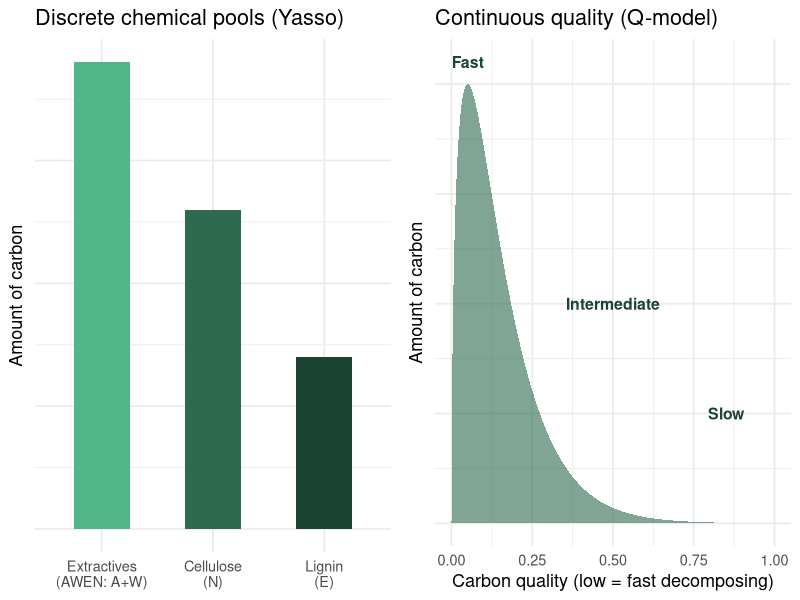
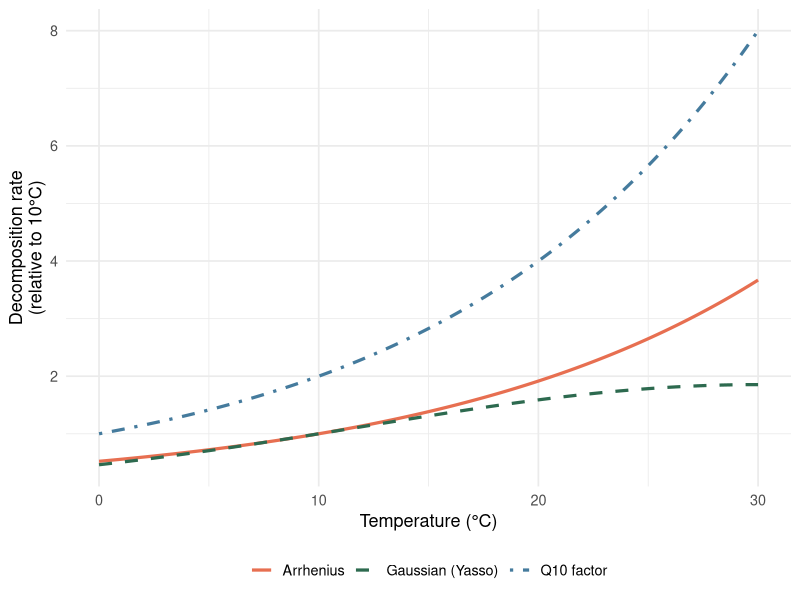
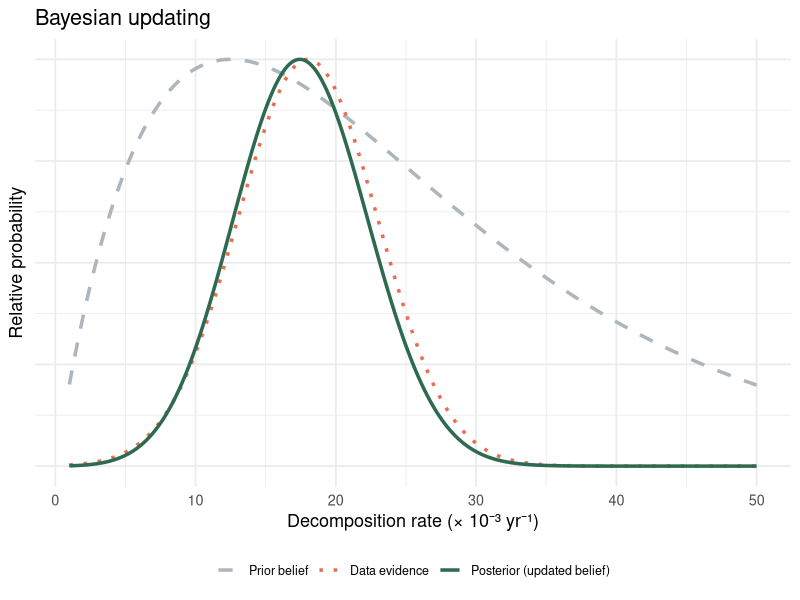
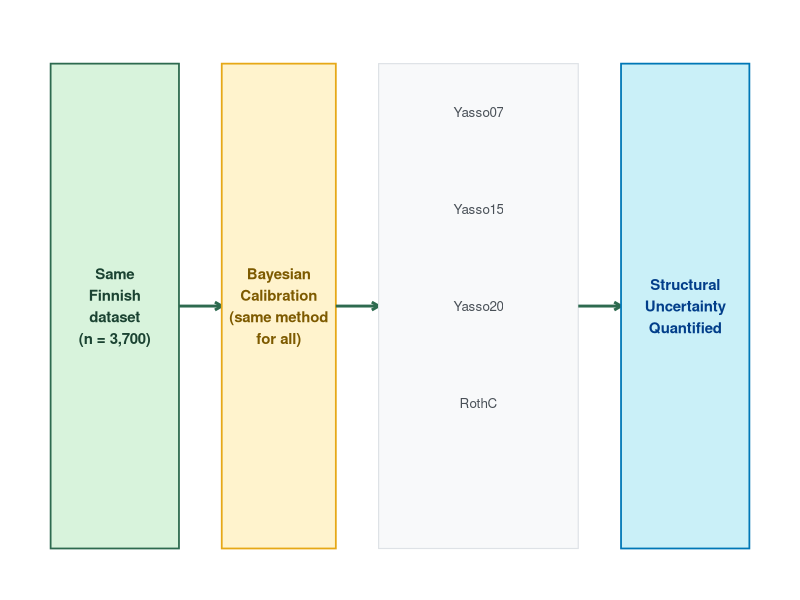
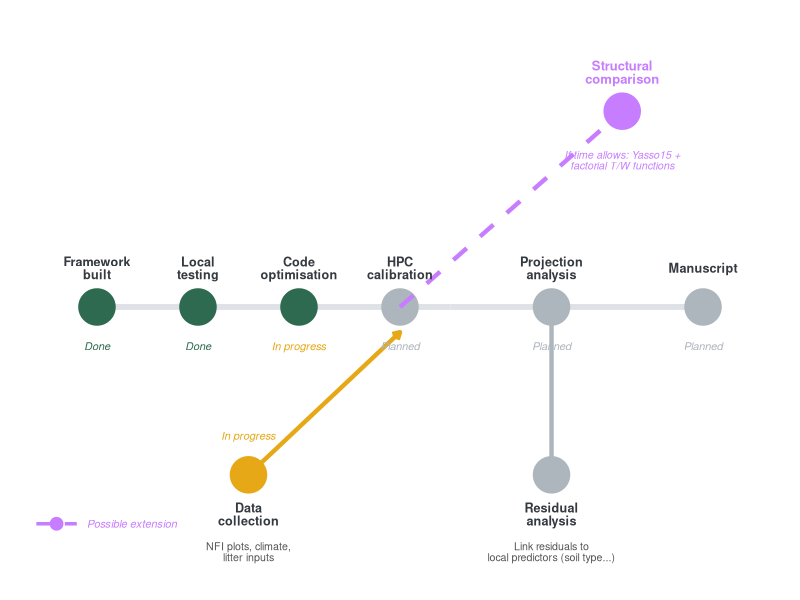

Write the R code that produced these figures, in order.
## ---- chunk 1
knitr::opts_chunk$set(echo = FALSE, warning = FALSE, message = FALSE,
                      fig.retina = 3, fig.align = "center")
library(ggplot2)
library(dplyr)
library(tidyr)
## ---- chunk 2
set.seed(42)
n <- 1000
x <- seq(0, 1, length.out = 300)

# Continuous quality distribution
continuous_density <- dgamma(x * 10, shape = 1.5, rate = 1) 
continuous_density <- continuous_density / max(continuous_density)

# Discrete pools — approximation
pool_positions <- c(0.08, 0.35, 0.75)
pool_heights <- c(0.95, 0.75, 0.45)
pool_widths <- c(0.07, 0.08, 0.1)

df_cont <- data.frame(x = x, y = continuous_density)

p1 <- ggplot() +
  geom_area(data = df_cont, aes(x = x, y = y), fill = "#2d6a4f", alpha = 0.6) +
  annotate("text", x = 0.05, y = 1.05, label = "Fast", colour = "#1b4332", size = 4, fontface = "bold") +
  annotate("text", x = 0.5,  y = 0.5,  label = "Intermediate", colour = "#1b4332", size = 4, fontface = "bold") +
  annotate("text", x = 0.85, y = 0.25, label = "Slow", colour = "#1b4332", size = 4, fontface = "bold") +
  labs(title = "Continuous quality (Q-model)",
       x = "Carbon quality (low = fast decomposing)",
       y = "Amount of carbon") +
  theme_minimal(base_size = 13) +
  theme(axis.text.y = element_blank(), axis.ticks.y = element_blank())

# Discrete pools
pool_df <- data.frame(
  Pool = factor(c("Extractives\n(AWEN: A+W)", "Cellulose\n(N)", "Lignin\n(E)"),
                levels = c("Extractives\n(AWEN: A+W)", "Cellulose\n(N)", "Lignin\n(E)")),
  Amount = c(0.95, 0.65, 0.35),
  Rate = c("Fast\n(years)", "Medium\n(decades)", "Slow\n(centuries)")
)

p2 <- ggplot(pool_df, aes(x = Pool, y = Amount, fill = Pool)) +
  geom_col(width = 0.5, show.legend = FALSE) +
  scale_fill_manual(values = c("#52b788", "#2d6a4f", "#1b4332")) +
  labs(title = "Discrete chemical pools (Yasso)",
       x = NULL, y = "Amount of carbon") +
  theme_minimal(base_size = 13) +
  theme(axis.text.y = element_blank(), axis.ticks.y = element_blank())

gridExtra::grid.arrange(p2, p1, ncol = 2)
## ---- chunk 3
temp <- seq(0, 30, 0.1)

# Three different temperature response functions
q10_response <- exp(log(2) * temp / 10)        # Q10 = 2
arrhenius <- exp(0.065 * (temp - 10))           # Arrhenius-like
gaussian   <- exp(-0.5 * ((temp - 30) / 18)^2) * 2.5 # Gaussian (Yasso)
gaussian <- gaussian / gaussian[which.min(abs(temp - 10))]

df_temp <- data.frame(
  Temperature = rep(temp, 3),
  Response = c(q10_response, arrhenius, gaussian),
  Model = rep(c("Q10 factor", "Arrhenius", "Gaussian (Yasso)"), each = length(temp))
)

ggplot(df_temp, aes(x = Temperature, y = Response, colour = Model, linetype = Model)) +
  geom_line(size = 1.1) +
  scale_colour_manual(values = c("#e76f51", "#2d6a4f", "#457b9d")) +
  scale_linetype_manual(values = c("solid", "dashed", "dotdash")) +
  labs(x = "Temperature (°C)", y = "Decomposition rate\n(relative to 10°C)",
       colour = NULL, linetype = NULL) +
  theme_minimal(base_size = 13) +
  theme(legend.position = "bottom")
## ---- chunk 4
x_vals <- seq(0.001, 0.05, length.out = 300)

prior_vals <- dgamma(x_vals, shape = 2, rate = 80)
prior_vals <- prior_vals / max(prior_vals)

likelihood_peak <- 0.018
likelihood_vals <- dnorm(x_vals, mean = likelihood_peak, sd = 0.005)
likelihood_vals <- likelihood_vals / max(likelihood_vals)

posterior_vals <- prior_vals * likelihood_vals
posterior_vals <- posterior_vals / max(posterior_vals)

df_bayes <- data.frame(
  x = rep(x_vals, 3),
  y = c(prior_vals, likelihood_vals, posterior_vals),
  Component = rep(c("Prior belief", "Data evidence", "Posterior (updated belief)"),
                  each = length(x_vals))
) %>%
  mutate(Component = factor(Component, levels = c("Prior belief", "Data evidence", "Posterior (updated belief)")))

ggplot(df_bayes, aes(x = x * 1000, y = y, colour = Component, linetype = Component)) +
  geom_line(size = 1.2) +
  scale_colour_manual(values = c("#adb5bd", "#e76f51", "#2d6a4f")) +
  scale_linetype_manual(values = c("dashed", "dotted", "solid")) +
  labs(x = "Decomposition rate (× 10⁻³ yr⁻¹)", y = "Relative probability",
       colour = NULL, linetype = NULL,
       title = "Bayesian updating") +
  theme_minimal(base_size = 13) +
  theme(legend.position = "bottom",
        axis.text.y = element_blank(),
        axis.ticks.y = element_blank(),
        legend.text = element_text(size = 9))
## ---- chunk 5
ggplot() +
  annotate("rect", xmin = 0.3, xmax = 1.2, ymin = 0.5, ymax = 4.5,
           fill = "#d8f3dc", colour = "#2d6a4f", linewidth = 0.6) +
  annotate("text", x = 0.75, y = 2.5, label = "Same\nFinnish\ndataset\n(n = 3,700)",
           size = 3.8, colour = "#1b4332", fontface = "bold", hjust = 0.5) +
  annotate("segment", x = 1.2, xend = 1.5, y = 2.5, yend = 2.5,
           arrow = arrow(length = unit(0.2, "cm")), colour = "#2d6a4f", linewidth = 1) +
  annotate("rect", xmin = 1.5, xmax = 2.3, ymin = 0.5, ymax = 4.5,
           fill = "#fff3cd", colour = "#e6a817", linewidth = 0.6) +
  annotate("text", x = 1.9, y = 2.5, label = "Bayesian\nCalibration\n(same method\nfor all)",
           size = 3.8, colour = "#7d5a00", fontface = "bold", hjust = 0.5) +
  annotate("segment", x = 2.3, xend = 2.6, y = 2.5, yend = 2.5,
           arrow = arrow(length = unit(0.2, "cm")), colour = "#2d6a4f", linewidth = 1) +
  annotate("rect", xmin = 2.6, xmax = 4.0, ymin = 0.5, ymax = 4.5,
           fill = "#f8f9fa", colour = "#dee2e6", linewidth = 0.4) +
  annotate("text", x = 3.3, y = 4.1, label = "Yasso07", size = 3.4, colour = "#495057") +
  annotate("text", x = 3.3, y = 3.3, label = "Yasso15", size = 3.4, colour = "#495057") +
  annotate("text", x = 3.3, y = 2.5, label = "Yasso20", size = 3.4, colour = "#495057") +
  annotate("text", x = 3.3, y = 1.7, label = "RothC",   size = 3.4, colour = "#495057") +
  annotate("segment", x = 4.0, xend = 4.3, y = 2.5, yend = 2.5,
           arrow = arrow(length = unit(0.2, "cm")), colour = "#2d6a4f", linewidth = 1) +
  annotate("rect", xmin = 4.3, xmax = 5.2, ymin = 0.5, ymax = 4.5,
           fill = "#caf0f8", colour = "#0077b6", linewidth = 0.6) +
  annotate("text", x = 4.75, y = 2.5, label = "Structural\nUncertainty\nQuantified",
           size = 3.8, colour = "#023e8a", fontface = "bold", hjust = 0.5) +
  xlim(0.2, 5.3) + ylim(0.3, 4.8) +
  theme_void()
## ---- chunk 6
library(knitr)
df <- data.frame(
  Model    = c("Yasso07", "Yasso15", "Yasso20", "RothC"),
  Origin   = c("Finland", "Finland", "Finland", "UK"),
  Pools    = c("5 (AWEN + humus)", "5 (AWEN + humus)", "5 (AWEN + humus)", "5 functional"),
  `Pool structure` = c("Chemical", "Chemical", "Chemical", "Functional"),
  `Temp. response` = c(
    "Gaussian — single scalar ξ, same for all pools",
    "Gaussian — pool-specific ξ (α, β per pool)",
    "Gaussian — pool-specific ξ and monthly calculation",
    "Q10 — single scalar ξ, fixed Q10 = 1.44"
  ),
  `Time step` = c("Annual", "Annual", "Annual", "Monthly"),
  check.names = FALSE
)
kable(df, format = "html", align = "llllll",
      table.attr = 'style="width:100%; font-size:0.76em; margin-top:0.3em;"')
## ---- chunk 7
library(ggplot2)
library(grid)

ggplot() +
  # ── Main timeline line ──────────────────────────────────────────
  annotate("segment", x=1, xend=4.5, y=2, yend=2,
           colour="#dee2e6", linewidth=2) +
  annotate("segment", x=4.5, xend=7, y=2, yend=2,
           colour="#dee2e6", linewidth=2) +

  # ── Data collection branch (enters HPC calibration) ─────────────
  annotate("segment", x=2.5, xend=4, y=0.8, yend=1.82,
           colour="#e6a817", linewidth=1.5,
           arrow=arrow(length=unit(0.2,"cm"))) +
  annotate("point", x=2.5, y=0.8, size=12, colour="#e6a817") +
  annotate("text", x=2.5, y=0.52,
           label="Data\ncollection",
           size=3.2, fontface="bold", colour="#343a40", lineheight=0.85) +
  annotate("text", x=2.5, y=0.25,
           label="NFI plots, climate,\nlitter inputs",
           size=2.7, colour="#555555", lineheight=0.85) +
  annotate("text", x=2.5, y=1.08,
           label="In progress", size=2.8, fontface="italic", colour="#e6a817") +

  # ── Main nodes ──────────────────────────────────────────────────
  annotate("point", x=1,   y=2, size=12, colour="#2d6a4f") +
  annotate("point", x=2,   y=2, size=12, colour="#2d6a4f") +
  annotate("point", x=3,   y=2, size=12, colour="#2d6a4f") +
  annotate("point", x=4,   y=2, size=12, colour="#adb5bd") +
  annotate("point", x=5.5, y=2, size=12, colour="#adb5bd") +
  annotate("point", x=7,   y=2, size=12, colour="#adb5bd") +

  # ── Branch 1: residual analysis ─────────────────────────────────
  annotate("segment", x=5.5, xend=5.5, y=2, yend=0.8,
           colour="#adb5bd", linewidth=1.5,
           arrow=arrow(length=unit(0.2,"cm"))) +
  annotate("point", x=5.5, y=0.8, size=12, colour="#adb5bd") +
  annotate("text", x=5.5, y=0.52,
           label="Residual\nanalysis",
           size=3.2, fontface="bold", colour="#343a40", lineheight=0.85) +
  annotate("text", x=5.5, y=0.25,
           label="Link residuals to\nlocal predictors (soil type...)",
           size=2.7, colour="#555555", lineheight=0.85) +

  # ── Branch 2: structural comparison (dashed, possible) ──────────
  annotate("segment", x=4, xend=6.2, y=2, yend=3.4,
           colour="#c77dff", linewidth=1.5, linetype="dashed",
           arrow=arrow(length=unit(0.2,"cm"))) +
  annotate("point", x=6.2, y=3.4, size=12, colour="#c77dff") +
  annotate("text", x=6.2, y=3.68,
           label="Structural\ncomparison",
           size=3.3, fontface="bold", colour="#c77dff", lineheight=0.85) +
  annotate("text", x=6.2, y=3.05,
           label="If time allows: Yasso15 +\nfactorial T/W functions",
           size=2.7, colour="#c77dff", lineheight=0.85, fontface="italic") +

  # ── Labels above main nodes ──────────────────────────────────────
  annotate("text", x=1,   y=2.28, label="Framework\nbuilt",     size=3.2, fontface="bold", colour="#343a40", lineheight=0.85) +
  annotate("text", x=2,   y=2.28, label="Local\ntesting",       size=3.2, fontface="bold", colour="#343a40", lineheight=0.85) +
  annotate("text", x=3,   y=2.28, label="Code\noptimisation",   size=3.2, fontface="bold", colour="#343a40", lineheight=0.85) +
  annotate("text", x=4,   y=2.28, label="HPC\ncalibration",     size=3.2, fontface="bold", colour="#343a40", lineheight=0.85) +
  annotate("text", x=5.5, y=2.28, label="Projection\nanalysis", size=3.2, fontface="bold", colour="#343a40", lineheight=0.85) +
  annotate("text", x=7,   y=2.28, label="Manuscript",           size=3.2, fontface="bold", colour="#343a40", lineheight=0.85) +

  # ── Status labels below main nodes ──────────────────────────────
  annotate("text", x=1,   y=1.72, label="Done",        size=2.8, fontface="italic", colour="#2d6a4f") +
  annotate("text", x=2,   y=1.72, label="Done",        size=2.8, fontface="italic", colour="#2d6a4f") +
  annotate("text", x=3,   y=1.72, label="In progress",        size=2.8, fontface="italic", colour="#e6a817") +
  annotate("text", x=4,   y=1.72, label="Planned", size=2.8, fontface="italic", colour="#adb5bd") +
  annotate("text", x=5.5, y=1.72, label="Planned",     size=2.8, fontface="italic", colour="#adb5bd") +
  annotate("text", x=7,   y=1.72, label="Planned",     size=2.8, fontface="italic", colour="#adb5bd") +

  # ── Legend ───────────────────────────────────────────────────────
  annotate("point",   x=0.6, y=0.45, size=4,  colour="#c77dff") +
  annotate("segment", x=0.4, xend=0.8, y=0.45, yend=0.45,
           colour="#c77dff", linewidth=1.2, linetype="dashed") +
  annotate("text", x=0.9, y=0.45, label="Possible extension", hjust=0,
           size=2.8, colour="#c77dff", fontface="italic") +

  xlim(0.4, 7.6) + ylim(0.1, 4.0) +
  theme_void() +
  theme(legend.position = "none")
